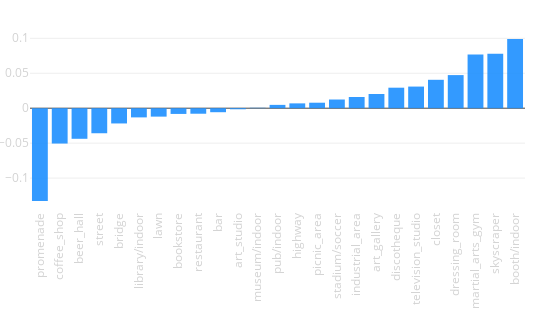

The notebook cell saved with this chart:
### Code cell
tags_delta([x[0] for x in sc_delta], [x[1] for x in sc_delta])

### Figure 1 — Plotly figure (JSON) as saved in the notebook; plotly's stock layout.template omitted (floating-point values rounded to 4 significant figures)
{"data": [{"marker": {"color": "dodgerblue"}, "opacity": 0.9, "type": "bar", "uid": "192dd8f0-2b0c-11e9-b0c3-3c15c2cf2370", "x": ["promenade", "coffee_shop", "beer_hall", "street", "bridge", "library/indoor", "lawn", "bookstore", "restaurant", "bar", "art_studio", "museum/indoor", "pub/indoor", "highway", "picnic_area", "stadium/soccer", "industrial_area", "art_gallery", "discotheque", "television_studio", "closet", "dressing_room", "martial_arts_gym", "skyscraper", "booth/indoor"], "xaxis": "x", "y": [-0.1328, -0.0506, -0.0438, -0.03585, -0.02185, -0.01317, -0.01207, -0.00823, -0.007925, -0.005745, -0.001535, 0.0005702, 0.004753, 0.006903, 0.007854, 0.01242, 0.01606, 0.0203, 0.02934, 0.03095, 0.04062, 0.04736, 0.07686, 0.07801, 0.09901], "yaxis": "y"}], "layout": {"height": 330, "margin": {"b": 120, "l": 30, "r": 25, "t": 30}, "showlegend": false, "width": 550, "xaxis": {"anchor": "y", "domain": [0, 1], "tickangle": -90, "tickfont": {"color": "lightgrey", "size": 11.5}}, "xaxis2": {"tickangle": -90, "tickfont": {"color": "lightgrey", "size": 11.5}}, "yaxis": {"anchor": "x", "domain": [0, 1], "tickfont": {"color": "lightgrey", "size": 11.5}}, "yaxis2": {"tickfont": {"color": "lightgrey", "size": 11.5}}}}
